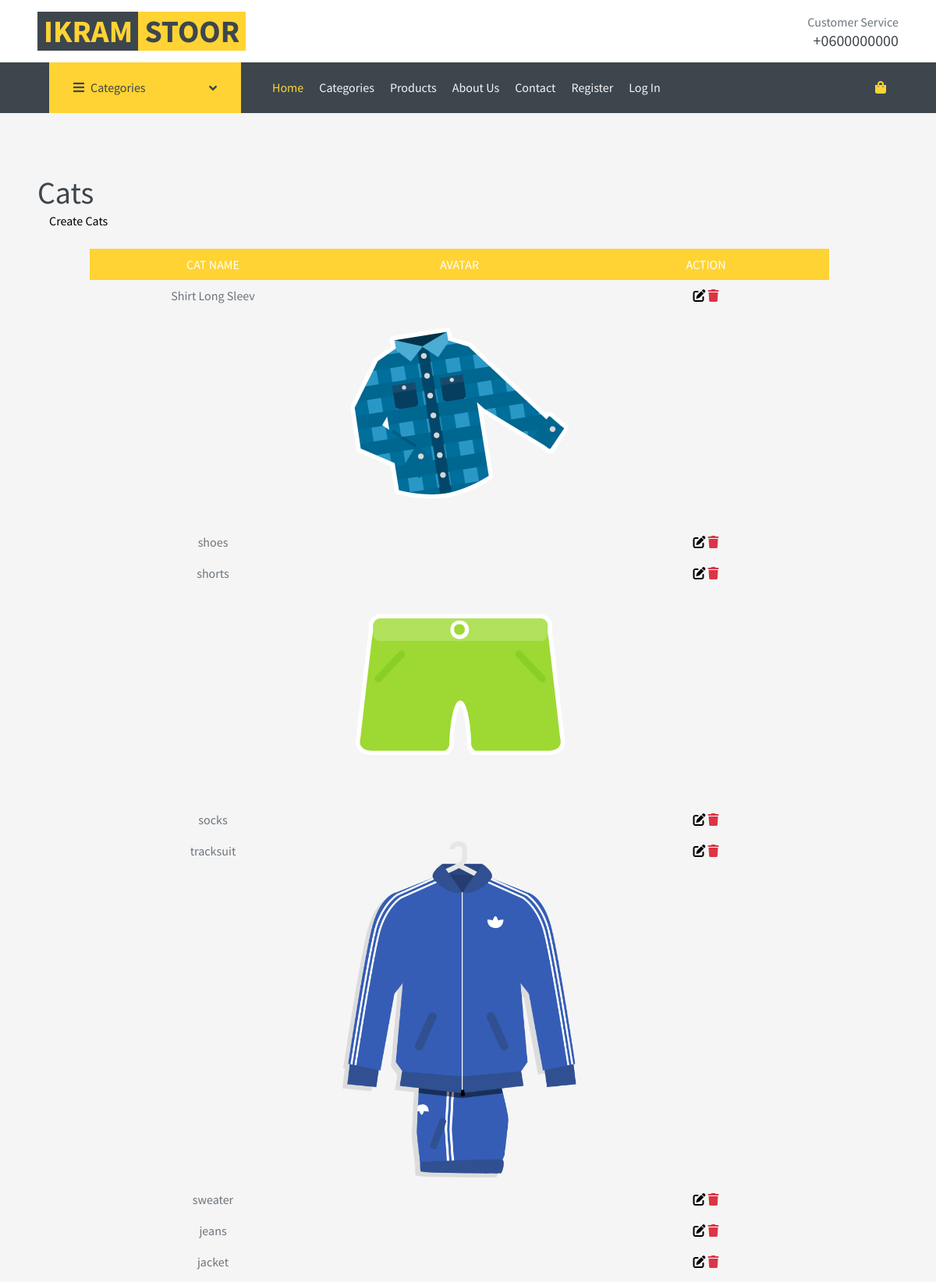
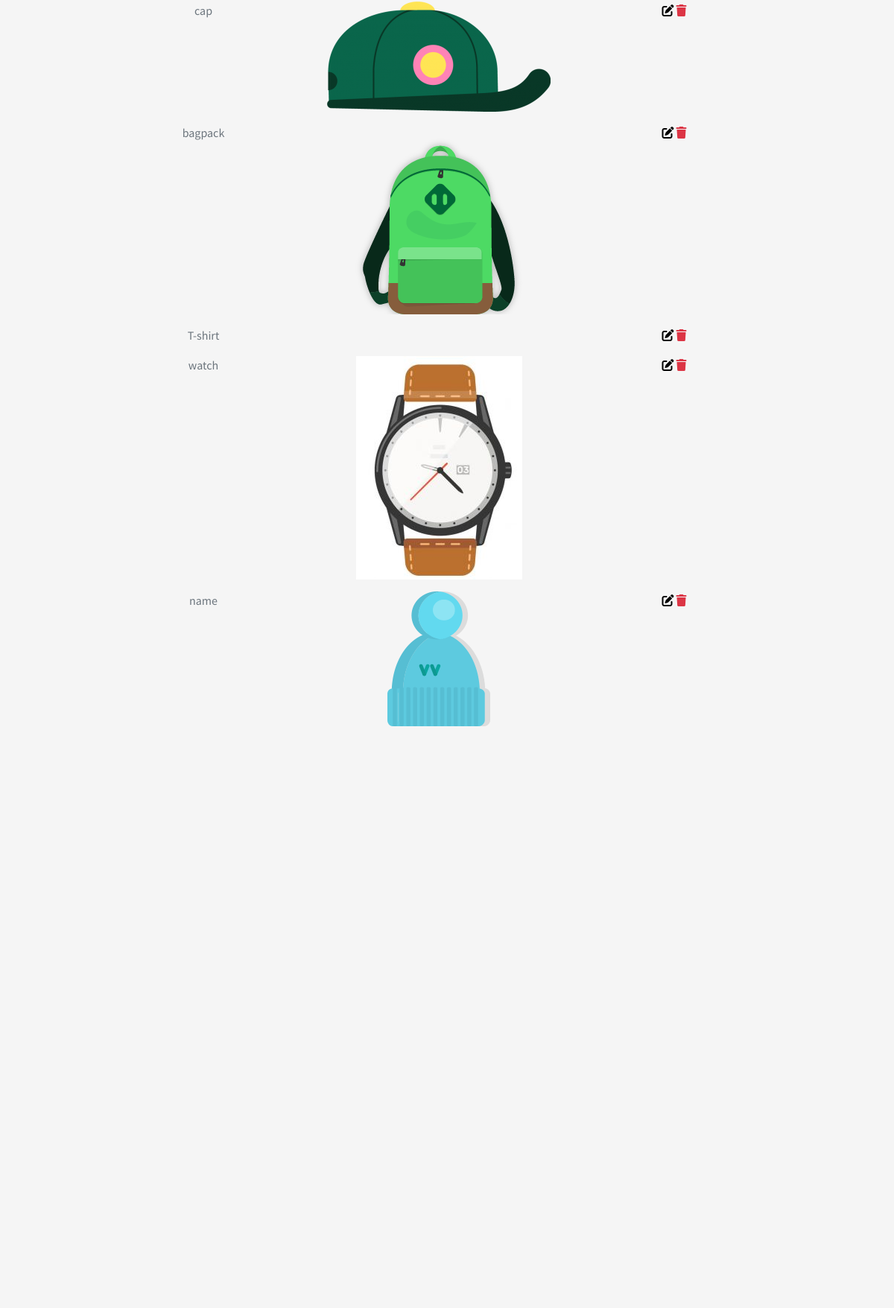
Page /cat/ (upper part) on the committed database (2 pictures, top to bottom).
### all/models.py (models this page shows, shortened)
class Cat(models.Model):
    name= models.CharField(max_length=100, null=True)
    avatar = models.ImageField( null=True )
    date_created= models.DateTimeField(auto_now_add=True, null=True)

### all/views.py (the view)
# urls.py: path('cat/',views.cats, name="cats"),
def cats(request):
    cats = Cat.objects.all()
    return render(request,"all/cat.html" , {'cats': cats})

### all/templates/all/cat.html (shortened to what this page needs)
{% extends "all/main.html" %}
{% block content %}
<h1 class="pt-5 pl-5">Cats</h1>
    <div class="col" >
      <a class="pt-5 pl-5" href="{% url 'create' %}">Create Cats</a>
    </div>
<br>
<div class="container">
	<div class="table" style="margin-bottom: 734px">
		<div class="table-header" style="width: 948px">
			<div class="header__item"><a id="name" class="filter__link" href="#">Cat Name</a></div>
			<div class="header__item"><a id="wins" class="filter__link filter__link--number" href="#">Avatar</a></div>
			<div class="header__item"><a id="draws" class="filter__link filter__link--number" href="#">Action</a></div>
		</div>
		<div class="table-content">
      {% for item  in cats %}
			<div class="table-row" style="width: 948px">
				<div class="table-data">{{item.name}}</div>
				<div class="table-data"><img class="img-fluid" src="{{item.avatar.url}}" alt=""></div>
        <div class="table-data"> <a href="{% url 'update' item.id %}"><i class="fa-solid fa-pen-to-square"></i></a>
          <a class="text-danger" href="{% url 'delete' item.id %}"><i class="fa-solid fa-trash"></i></a></div>
			</div>
      {% endfor %}
		</div>
	</div>
</div>
{% endblock  %}

### all/templates/all/cat.html (style rules this page uses)
*, *:before, *:after { box-sizing:border-box; }
body { padding:$base-spacing-unit; font-family:'Source Sans Pro', sans-serif; margin:0; }
h1,h2,h3,h4,h5,h6 { margin:0; }
.container { max-width: 1000px; margin-right:auto; margin-left:auto; display:flex; justify-content:center; align-items:center; min-height:100vh; }
.table { width:100%; border:1px solid $color-form-highlight; }
.table-header { display: flex; width: 100%; background: #ffd333; padding: ($half-spacing-unit * 1.5) 0; width: 600px; }
.table-data, .header__item { flex: 1 1 20%; text-align:center; }
.header__item { text-transform:uppercase; }
a { color:black; }

### rows in the picture
Cat: name "Shirt Long Sleev", avatar (picture)
Cat: name "shoes"
Cat: name "shorts", avatar (picture)
Cat: name "socks"
Cat: name "tracksuit", avatar (picture)
Cat: name "sweater"
Cat: name "jeans"
Cat: name "jacket"
Cat: name "cap", avatar (picture)
Cat: name "bagpack", avatar (picture)
Cat: name "T-shirt"
Cat: name "watch", avatar (picture)
Cat: name "name", avatar (picture)
